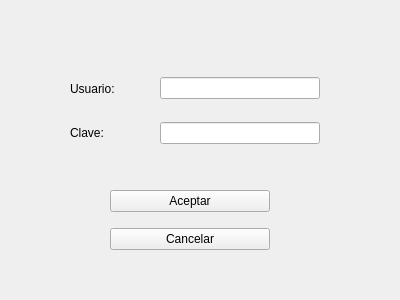
<?xml version="1.0" encoding="UTF-8"?>
<ui version="4.0">
 <class>Form</class>
 <widget class="QWidget" name="Form">
  <property name="geometry">
   <rect>
    <x>0</x>
    <y>0</y>
    <width>400</width>
    <height>300</height>
   </rect>
  </property>
  <property name="windowTitle">
   <string>Login</string>
  </property>
  <widget class="QWidget" name="verticalLayoutWidget">
   <property name="geometry">
    <rect>
     <x>160</x>
     <y>60</y>
     <width>160</width>
     <height>101</height>
    </rect>
   </property>
   <layout class="QVBoxLayout" name="verticalLayout">
    <item>
     <widget class="QLineEdit" name="line_user"/>
    </item>
    <item>
     <widget class="QLineEdit" name="line_pass"/>
    </item>
   </layout>
  </widget>
  <widget class="QWidget" name="verticalLayoutWidget_2">
   <property name="geometry">
    <rect>
     <x>70</x>
     <y>70</y>
     <width>61</width>
     <height>81</height>
    </rect>
   </property>
   <layout class="QVBoxLayout" name="verticalLayout_2">
    <item>
     <widget class="QLabel" name="label_2">
      <property name="text">
       <string>Usuario:</string>
      </property>
     </widget>
    </item>
    <item>
     <widget class="QLabel" name="label_3">
      <property name="text">
       <string>Clave:</string>
      </property>
     </widget>
    </item>
   </layout>
  </widget>
  <widget class="QWidget" name="verticalLayoutWidget_3">
   <property name="geometry">
    <rect>
     <x>110</x>
     <y>180</y>
     <width>160</width>
     <height>80</height>
    </rect>
   </property>
   <layout class="QVBoxLayout" name="verticalLayout_3">
    <item>
     <widget class="QPushButton" name="user_in">
      <property name="text">
       <string>Aceptar</string>
      </property>
     </widget>
    </item>
    <item>
     <widget class="QPushButton" name="user_out">
      <property name="text">
       <string>Cancelar</string>
      </property>
     </widget>
    </item>
   </layout>
  </widget>
 </widget>
 <resources/>
 <connections/>
</ui>
